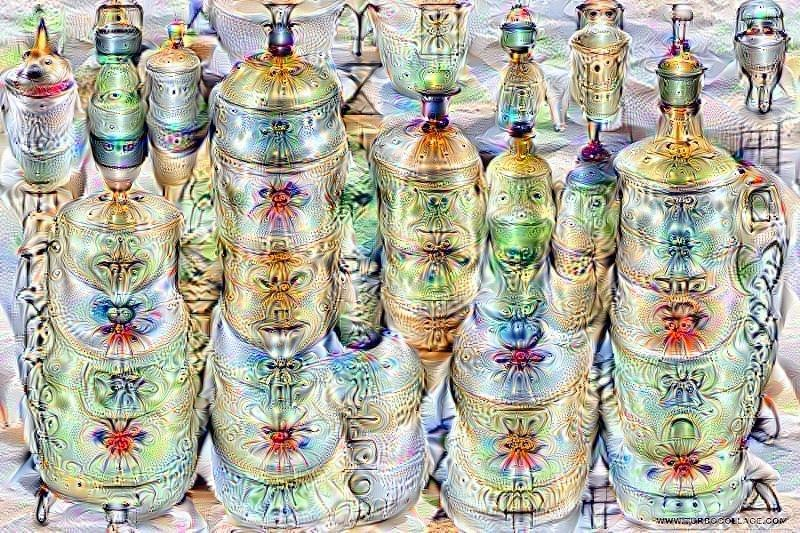
#> input picture Part2_GCODEandPlotter/1_Threshold/OriginalImage/30.jpg, 800 x 533 px, found by its file name
$ python try1.py
#> lines starting #> are read from the running program, lines starting #| are printed output that depends on the picture
import cv2
import numpy as np

img = cv2.imread ('/Users/Kevinpro/Desktop/PythonOpenCV/EdgeDetection/30.jpg', cv2.IMREAD_GRAYSCALE)
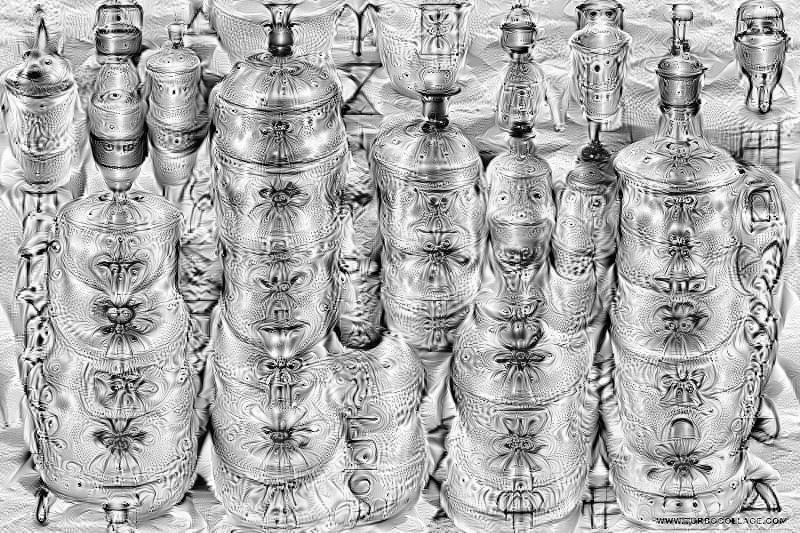
#> img: shape (533, 800); min 0, max 255, mean 174.3
#edges = cv2.Canny(img,200,200)

th3 = cv2.adaptiveThreshold(img,255,cv2.ADAPTIVE_THRESH_GAUSSIAN_C,\
            cv2.THRESH_BINARY,15,2)
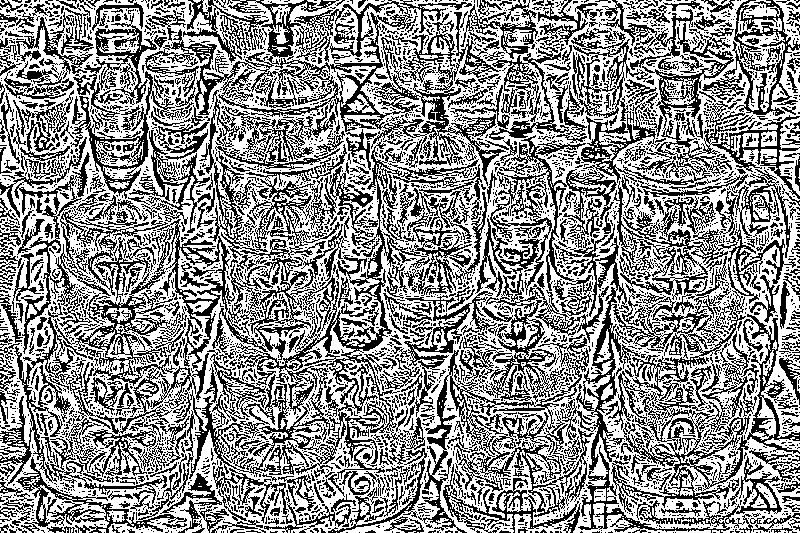
#> th3: shape (533, 800); 56.6% white; black in thin lines or dots

#cv2.imshow('image', img)
#cv2.imshow('image2', edges)
cv2.imshow('image3',th3)
#cv2.imwrite('output.jpg',th3)

cv2.waitKey(0)
#> (the run stopped early here; a loop or call above may not have finished)
